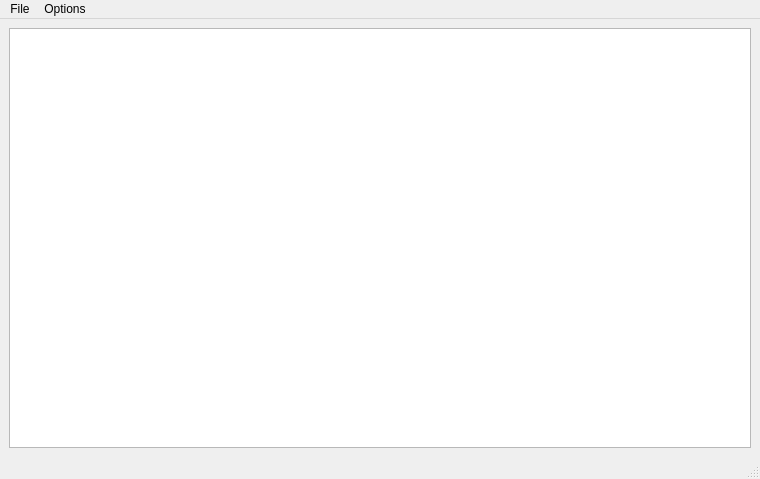
<?xml version="1.0" encoding="UTF-8"?>
<ui version="4.0">
 <class>MainWindow</class>
 <widget class="QMainWindow" name="MainWindow">
  <property name="geometry">
   <rect>
    <x>0</x>
    <y>0</y>
    <width>760</width>
    <height>479</height>
   </rect>
  </property>
  <property name="baseSize">
   <size>
    <width>600</width>
    <height>400</height>
   </size>
  </property>
  <property name="windowTitle">
   <string>GCode Diff</string>
  </property>
  <widget class="QWidget" name="centralwidget">
   <layout class="QGridLayout" name="gridLayout">
    <item row="0" column="0">
     <widget class="QTableView" name="dataView">
      <property name="contextMenuPolicy">
       <enum>Qt::DefaultContextMenu</enum>
      </property>
      <property name="midLineWidth">
       <number>1</number>
      </property>
      <property name="sizeAdjustPolicy">
       <enum>QAbstractScrollArea::AdjustToContents</enum>
      </property>
      <property name="alternatingRowColors">
       <bool>false</bool>
      </property>
      <property name="selectionMode">
       <enum>QAbstractItemView::NoSelection</enum>
      </property>
      <property name="selectionBehavior">
       <enum>QAbstractItemView::SelectRows</enum>
      </property>
      <property name="sortingEnabled">
       <bool>false</bool>
      </property>
      <property name="cornerButtonEnabled">
       <bool>false</bool>
      </property>
      <attribute name="horizontalHeaderDefaultSectionSize">
       <number>120</number>
      </attribute>
      <attribute name="horizontalHeaderStretchLastSection">
       <bool>false</bool>
      </attribute>
     </widget>
    </item>
   </layout>
  </widget>
  <widget class="QMenuBar" name="menubar">
   <property name="geometry">
    <rect>
     <x>0</x>
     <y>0</y>
     <width>760</width>
     <height>21</height>
    </rect>
   </property>
   <widget class="QMenu" name="menuFile">
    <property name="title">
     <string>File</string>
    </property>
    <addaction name="actionOpen"/>
    <addaction name="actionRefresh"/>
    <addaction name="actionExit"/>
   </widget>
   <widget class="QMenu" name="menuOptions">
    <property name="title">
     <string>Options</string>
    </property>
    <addaction name="actionHide_identical"/>
    <addaction name="actionHide_singles"/>
   </widget>
   <addaction name="menuFile"/>
   <addaction name="menuOptions"/>
  </widget>
  <widget class="QStatusBar" name="statusbar">
   <property name="enabled">
    <bool>true</bool>
   </property>
   <property name="toolTip">
    <string/>
   </property>
   <property name="statusTip">
    <string/>
   </property>
   <property name="accessibleName">
    <string/>
   </property>
   <property name="sizeGripEnabled">
    <bool>true</bool>
   </property>
  </widget>
  <action name="actionOpen">
   <property name="text">
    <string>Open file...</string>
   </property>
   <property name="shortcut">
    <string>Ctrl+O</string>
   </property>
   <property name="shortcutVisibleInContextMenu">
    <bool>true</bool>
   </property>
  </action>
  <action name="actionExit">
   <property name="text">
    <string>Exit</string>
   </property>
   <property name="shortcut">
    <string>Ctrl+F4</string>
   </property>
  </action>
  <action name="actionHide_identical">
   <property name="checkable">
    <bool>true</bool>
   </property>
   <property name="text">
    <string>Hide identical</string>
   </property>
   <property name="toolTip">
    <string>Hide lines where all columns are identical</string>
   </property>
   <property name="shortcut">
    <string>Ctrl+I</string>
   </property>
   <property name="shortcutVisibleInContextMenu">
    <bool>false</bool>
   </property>
  </action>
  <action name="actionClose">
   <property name="text">
    <string>Close file</string>
   </property>
   <property name="shortcut">
    <string>Ctrl+E</string>
   </property>
  </action>
  <action name="actionHide_singles">
   <property name="checkable">
    <bool>true</bool>
   </property>
   <property name="text">
    <string>Hide single values</string>
   </property>
   <property name="toolTip">
    <string>Hide lines where only one column has a value</string>
   </property>
   <property name="shortcut">
    <string>Ctrl+S</string>
   </property>
  </action>
  <action name="actionClose_file">
   <property name="text">
    <string>Close file</string>
   </property>
  </action>
  <action name="actionRefresh">
   <property name="text">
    <string>Refresh</string>
   </property>
   <property name="shortcut">
    <string>F5</string>
   </property>
  </action>
 </widget>
 <resources/>
 <connections>
  <connection>
   <sender>actionExit</sender>
   <signal>triggered()</signal>
   <receiver>MainWindow</receiver>
   <slot>close()</slot>
   <hints>
    <hint type="sourcelabel">
     <x>-1</x>
     <y>-1</y>
    </hint>
    <hint type="destinationlabel">
     <x>600</x>
     <y>400</y>
    </hint>
   </hints>
  </connection>
  <connection>
   <sender>actionOpen</sender>
   <signal>triggered()</signal>
   <receiver>MainWindow</receiver>
   <slot>openFile()</slot>
   <hints>
    <hint type="sourcelabel">
     <x>-1</x>
     <y>-1</y>
    </hint>
    <hint type="destinationlabel">
     <x>600</x>
     <y>400</y>
    </hint>
   </hints>
  </connection>
  <connection>
   <sender>actionHide_identical</sender>
   <signal>triggered()</signal>
   <receiver>MainWindow</receiver>
   <slot>setFilters()</slot>
   <hints>
    <hint type="sourcelabel">
     <x>-1</x>
     <y>-1</y>
    </hint>
    <hint type="destinationlabel">
     <x>600</x>
     <y>400</y>
    </hint>
   </hints>
  </connection>
  <connection>
   <sender>actionHide_singles</sender>
   <signal>triggered()</signal>
   <receiver>MainWindow</receiver>
   <slot>setFilters()</slot>
   <hints>
    <hint type="sourcelabel">
     <x>-1</x>
     <y>-1</y>
    </hint>
    <hint type="destinationlabel">
     <x>370</x>
     <y>226</y>
    </hint>
   </hints>
  </connection>
  <connection>
   <sender>actionRefresh</sender>
   <signal>triggered()</signal>
   <receiver>MainWindow</receiver>
   <slot>refreshFiles()</slot>
   <hints>
    <hint type="sourcelabel">
     <x>-1</x>
     <y>-1</y>
    </hint>
    <hint type="destinationlabel">
     <x>379</x>
     <y>239</y>
    </hint>
   </hints>
  </connection>
 </connections>
 <slots>
  <slot>openFile()</slot>
  <slot>exit()</slot>
  <slot>itemClicked()</slot>
  <slot>setFilters()</slot>
  <slot>refreshFiles()</slot>
 </slots>
</ui>
